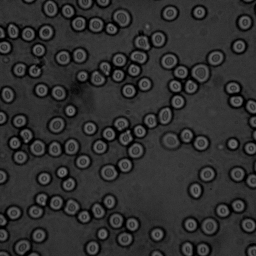
%> input picture blod256.tif, 256 x 256 px
$ octave countCells.m   (GNU Octave 9; MATLAB toolbox functions it lacks are replaced by stand-ins)
%> lines starting %> are read from the running program, lines starting %| are printed output that depends on the picture; in (x1, y1, x2, y2) boxes, pixels count from 0 and x2, y2 are one past the last pixel; in counts of white or black regions, pixels touching at a corner belong together; the program's own positions count from 1
### corrc.m
function y = corrc(f,p)
% Normalized correlation without DC component (correlation coefficient):
% y = corrc(f,p)
% f: image
% p: pattern
% y: correlation result
%
% The size of the pattern p must be even.
% The size of the pattern p must be <= the image f.

% Convert indata to double
% ========================
f = double(f);
p = double(p);

% Check sizes
% ===========
[M,N] = size(f);
[Mp,Np] = size(p);
if mod(Mp,2)== 1 | mod(Np,2)== 1
  error('pattern size must be even')
end
if (Mp>M) | (Np>N)
  error('pattern size must smaller or equal to image size')
end

% Remove the DC-level from the pattern
% ====================================
p = p - mean(mean(p));

% Zero-pad pattern and ones-area
% ==============================
rvec = M/2+1+[-Mp/2:Mp/2-1];
cvec = N/2+1+[-Np/2:Np/2-1];
p1 = zeros(M,N);
p1(rvec,cvec) = p;
e = ones(size(p));
e1 = zeros(M,N);
e1(rvec,cvec) = e;

% Calculation of the patterns norm
% ================================
pnorm = sqrt(sum(sum(p.^2)));

% Calculation of mean in the image
% ================================
E = fftshift(fft2(ifftshift(e1)));
F = fftshift(fft2(ifftshift(f)));
fmean = real(ifftshift(ifft2(fftshift(F.*conj(E))))) / sum(e(:));
f = f - fmean; % Lokal DC-level removed

% Correlation in the Fourier domain
% =================================
F = fftshift(fft2(ifftshift(f)));
P = fftshift(fft2(ifftshift(p1)));
y = real(ifftshift(ifft2(fftshift(F.*conj(P)))));

% Calculation of the image norm
% =============================
F2 = fftshift(fft2(ifftshift(f.^2)));
sqf2norm = sqrt(real(ifftshift(ifft2(fftshift(F2.*conj(E))))));

% Normalize
% =========
y = (y./sqf2norm)/pnorm;

### countCells.m
im = double(imread('blod256.tif'));
%> im: size 256x256 double; min 0, max 121, mean 46.2; mean of the top-left, top-right, bottom-left and bottom-right quarters 44.3, 48.2, 45.1, 47.1

binvect = [0:1:255];
histo = hist(im(:), binvect);
%> histo = 256 values, max 3489 at index 52, min 0 at index 112, mean 256
figure(1);plot(binvect, histo, '.-b');
axis tight; title('histogram')

figure(2);colormap(gray(256))
subplot(2,3,1), imagesc(im, [0 255]);
axis image; title('image nuf0c'); colorbar

T1=75;
thresh1=im>T1;
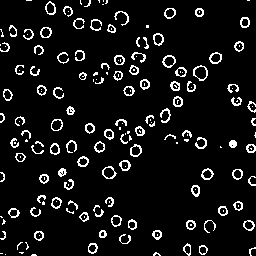
%> thresh1: size 256x256 logical; 7.9% white in thin lines or dots
subplot(2,3,2), imagesc(thresh1, [0 1]);%b
axis image; colorbar
title('thresholded image 1');

T2=55;
thresh2=im>T2;
%> thresh2: size 256x256 logical; 18.9% white; 610 white regions (475 under 20 px), largest, box (x1, y1, x2, y2) and area: (192, 65, 209, 82) 163, (163, 133, 179, 148) 147, (101, 166, 117, 180) 141
subplot(2,3,3), imagesc(thresh2, [0 1]);%c
axis image; colorbar
title('thresholded image 2');
SE=[1 1 1; 1 1 1; 1 1 1];
b=thresh1;
c=thresh2;
e=zeros(128);

while ~isequal(b,e)
    e= b;
    d=imdilate(b,SE);
    b=d.*c;
end
%> this loop made 15 passes
figure(2)
%remove no blood cells
noBloodCell=bwareaopen(b, 50);
subplot(2,3,4), imagesc(noBloodCell, [0 1]);
axis image; colorbar
title('Remove no blood cells');

%fill cell
fill=imfill(noBloodCell,'holes');
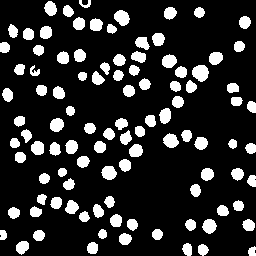
%> fill: size 256x256 logical; 17.2% white; 102 white regions, largest, box (x1, y1, x2, y2) and area: (192, 65, 209, 82) 215, (114, 10, 130, 26) 181, (163, 133, 179, 148) 169
subplot(2,3,5), imagesc(fill, [0 1]);
axis image; colorbar
title('Fill in holes');
%count
CC = bwconncomp(fill,4);
%> CC = 102 connected components
Num=CC.NumObjects
%> Num = 102

%% Using correlation
im2 = double(imread('blod256.tif'));
pattern = im2(8:8+13, 164:164+13);%pattern = im2(5:5+19, 160:160+19);
fact2 = 0.5;

rescorrc = corrc(im2, pattern);
%> in corrc, `e1(rvec,cvec) = e;`: e1: size 256x256 double; values 0 (black) and 1 (white), 0.3% white; 1 white region, box (x1, y1, x2, y2) and area: (121, 121, 135, 135) 196
%> in corrc, `pnorm = sqrt(sum(sum(p.^2)));`: pnorm = 350.6
%> in corrc, `f = f - fmean;`:
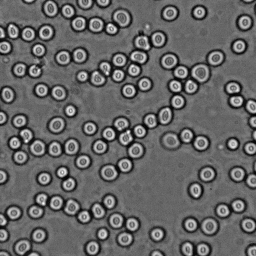
%> f: size 256x256 double; min -51.32, max 76.45, mean 0; drawn with min black and max white
%> in corrc, `sqf2norm = sqrt(real(ifftshift(ifft2(fftshift(F2.*conj(E))))));`:
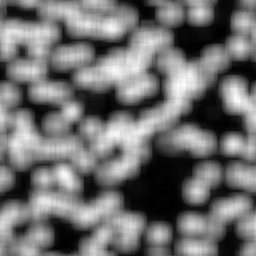
%> sqf2norm: size 256x256 double; min 21.98, max 487.1, mean 227.4; drawn with min black and max white
%> in corrc, `y = (y./sqf2norm)/pnorm;`:
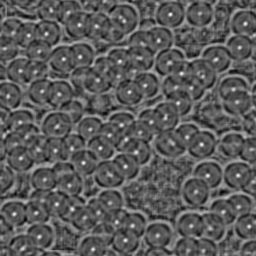
%> y: size 256x256 double; min -0.537, max 0.971, mean 0.00428; drawn with min black and max white
figure(1)
colormap(gray(256))
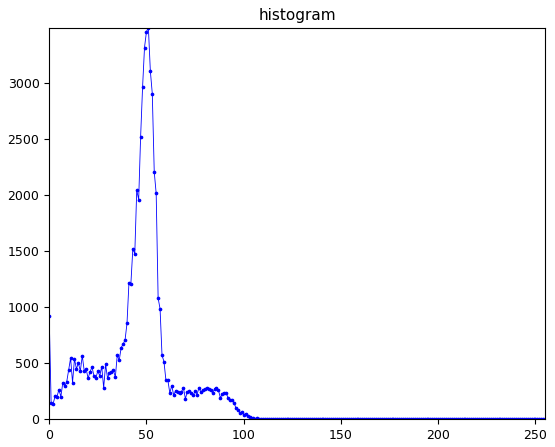
%> figure redrawn from the program's plot data; curve peaks at x = 51, y = 3489
subplot(2,2,1), imagesc(im2, [0 255]);
axis image; title('original image'); colorbar;
subplot(2,2,2), imagesc(pattern, [0 255]);
axis image; title('pattern'); colorbar;
subplot(2,2,3), imagesc(rescorrc);
axis image; title('result corrc'); colorbar;
subplot(2,2,4), imagesc(rescorrc>(max(rescorrc(:))*fact2));
axis image; title('thresh corrc'); colorbar;
%> after `colorbar`:
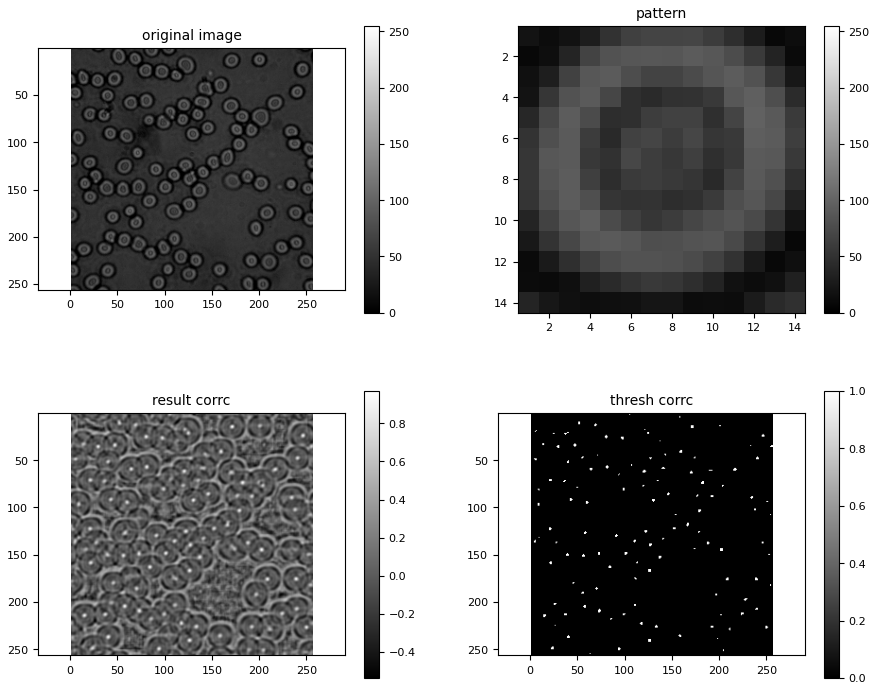
%> figure redrawn from the program's plot data, 4 panels

CC = bwconncomp(rescorrc>(max(rescorrc(:))*fact2),4);
%> CC = 124 connected components
Num=CC.NumObjects
%> Num = 124
